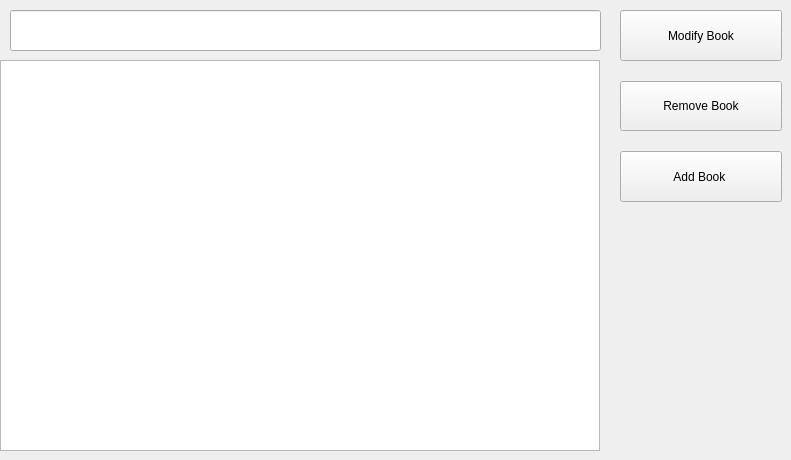
      <widget class="QWidget" name="list_books_tab">
       <attribute name="title">
        <string>Book Management</string>
       </attribute>
       <widget class="QWidget" name="verticalLayoutWidget_2">
        <property name="geometry">
         <rect>
          <x>620</x>
          <y>10</y>
          <width>162</width>
          <height>192</height>
         </rect>
        </property>
        <layout class="QVBoxLayout" name="verticalLayout">
         <property name="spacing">
          <number>20</number>
         </property>
         <item>
          <widget class="QPushButton" name="Pbutton_book_modify_admin">
           <property name="sizePolicy">
            <sizepolicy hsizetype="Expanding" vsizetype="Expanding">
             <horstretch>0</horstretch>
             <verstretch>0</verstretch>
            </sizepolicy>
           </property>
           <property name="minimumSize">
            <size>
             <width>160</width>
             <height>50</height>
            </size>
           </property>
           <property name="styleSheet">
            <string notr="true"/>
           </property>
           <property name="text">
            <string>Modify Book</string>
           </property>
          </widget>
         </item>
         <item>
          <widget class="QPushButton" name="Pbutton_book_remove_admin">
           <property name="sizePolicy">
            <sizepolicy hsizetype="Expanding" vsizetype="Expanding">
             <horstretch>0</horstretch>
             <verstretch>0</verstretch>
            </sizepolicy>
           </property>
           <property name="minimumSize">
            <size>
             <width>160</width>
             <height>50</height>
            </size>
           </property>
           <property name="styleSheet">
            <string notr="true"/>
           </property>
           <property name="text">
            <string>Remove Book</string>
           </property>
          </widget>
         </item>
         <item>
          <widget class="QPushButton" name="Pbutton_bood_add_admin">
           <property name="sizePolicy">
            <sizepolicy hsizetype="Expanding" vsizetype="Expanding">
             <horstretch>0</horstretch>
             <verstretch>0</verstretch>
            </sizepolicy>
           </property>
           <property name="minimumSize">
            <size>
             <width>160</width>
             <height>50</height>
            </size>
           </property>
           <property name="styleSheet">
            <string notr="true"/>
           </property>
           <property name="text">
            <string>Add Book </string>
           </property>
          </widget>
         </item>
        </layout>
       </widget>
       <widget class="QTableWidget" name="table_books_admin">
        <property name="geometry">
         <rect>
          <x>0</x>
          <y>60</y>
          <width>600</width>
          <height>391</height>
         </rect>
        </property>
        <property name="styleSheet">
         <string notr="true"/>
        </property>
        <property name="columnCount">
         <number>0</number>
        </property>
        <attribute name="horizontalHeaderDefaultSectionSize">
         <number>100</number>
        </attribute>
        <attribute name="horizontalHeaderStretchLastSection">
         <bool>true</bool>
        </attribute>
       </widget>
       <widget class="QLineEdit" name="Line_search_book_admin">
        <property name="geometry">
         <rect>
          <x>10</x>
          <y>10</y>
          <width>591</width>
          <height>41</height>
         </rect>
        </property>
       </widget>
      </widget>
